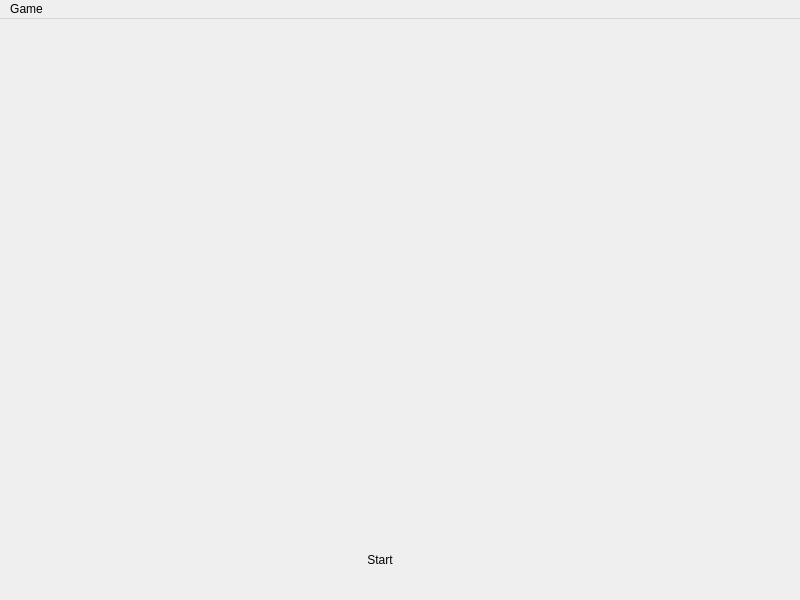
<?xml version="1.0" encoding="UTF-8"?>
<ui version="4.0">
 <class>MainWindow</class>
 <widget class="QMainWindow" name="MainWindow">
  <property name="windowModality">
   <enum>Qt::NonModal</enum>
  </property>
  <property name="geometry">
   <rect>
    <x>0</x>
    <y>0</y>
    <width>800</width>
    <height>600</height>
   </rect>
  </property>
  <property name="sizePolicy">
   <sizepolicy hsizetype="Preferred" vsizetype="Preferred">
    <horstretch>0</horstretch>
    <verstretch>0</verstretch>
   </sizepolicy>
  </property>
  <property name="cursor">
   <cursorShape>ForbiddenCursor</cursorShape>
  </property>
  <property name="windowTitle">
   <string>Snake</string>
  </property>
  <property name="documentMode">
   <bool>false</bool>
  </property>
  <widget class="QWidget" name="centralwidget">
   <property name="enabled">
    <bool>true</bool>
   </property>
   <property name="maximumSize">
    <size>
     <width>800</width>
     <height>558</height>
    </size>
   </property>
   <widget class="QPushButton" name="startButton">
    <property name="geometry">
     <rect>
      <x>340</x>
      <y>530</y>
      <width>80</width>
      <height>21</height>
     </rect>
    </property>
    <property name="cursor">
     <cursorShape>PointingHandCursor</cursorShape>
    </property>
    <property name="text">
     <string>Start</string>
    </property>
    <property name="flat">
     <bool>true</bool>
    </property>
   </widget>
  </widget>
  <widget class="QMenuBar" name="menubar">
   <property name="geometry">
    <rect>
     <x>0</x>
     <y>0</y>
     <width>800</width>
     <height>20</height>
    </rect>
   </property>
   <widget class="QMenu" name="menuGame">
    <property name="title">
     <string>Game</string>
    </property>
    <widget class="QMenu" name="menuSettings">
     <property name="title">
      <string>Settings</string>
     </property>
     <addaction name="actionWalls"/>
    </widget>
    <addaction name="actionGame"/>
    <addaction name="separator"/>
    <addaction name="menuSettings"/>
    <addaction name="actionQuit"/>
   </widget>
   <addaction name="menuGame"/>
  </widget>
  <action name="actionGame">
   <property name="checkable">
    <bool>false</bool>
   </property>
   <property name="text">
    <string>New Game</string>
   </property>
  </action>
  <action name="actionQuit">
   <property name="text">
    <string>Quit</string>
   </property>
  </action>
  <action name="actionWalls">
   <property name="checkable">
    <bool>true</bool>
   </property>
   <property name="checked">
    <bool>true</bool>
   </property>
   <property name="text">
    <string>Walls</string>
   </property>
  </action>
 </widget>
 <resources/>
 <connections/>
</ui>
